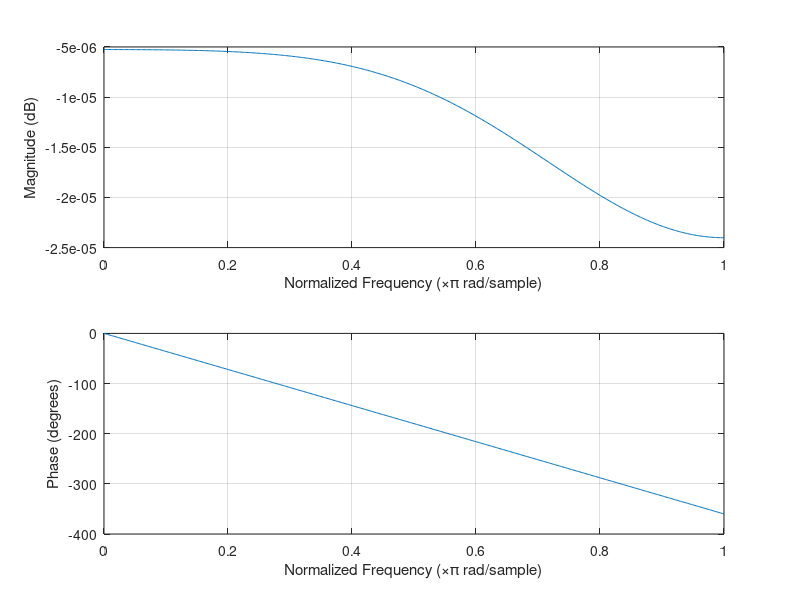

MATLAB code to generate this figure:
clc; close all; clear all;
wc1=input('enter the lower cut off freq'); 
wc2=input('enter the upper cut off freq'); 
N=input('enter order of the filter');
a=(N-1)/2;
n=0:1:N-1;
hd=(sin(wc1*(n-a+.001))-sin(wc2*(n-a+.001))+sin(pi*(n-a+.001)))./(pi*(n-a+.001))
wn=hamming(N);
hn=hd.*wn' 
freqz(hn,1);

